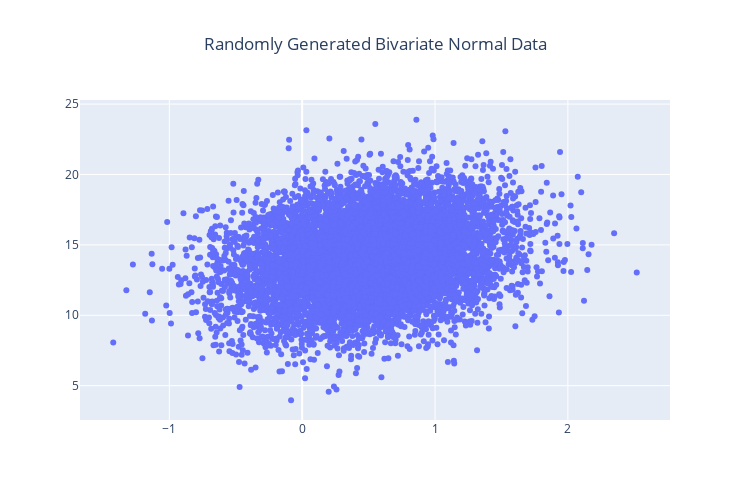

Notebook code cell kept with this figure:
### Markdown cell above
The data cloud is as follows.

### Code cell
fig = go.Figure()
fig.add_traces(go.Scatter(x=X[:,0], y=X[:,1],mode='markers'))
fig.update_layout(title='Randomly Generated Bivariate Normal Data', title_x = 0.5)
fig.update_layout(width=750, height=500, autosize=False)
iplot(fig)

### Figure 1 — Plotly figure (JSON) as saved in the notebook; plotly's stock layout.template omitted (floating-point values rounded to 4 significant figures; data arrays with more than 128 entries replaced by an {"elided": "..."} marker saying what was removed)
{"data": [{"mode": "markers", "type": "scatter", "x": {"elided": "9000 float values"}, "y": {"elided": "9000 float values"}}], "layout": {"autosize": false, "height": 500, "title": {"text": "Randomly Generated Bivariate Normal Data", "x": 0.5}, "width": 750}}
